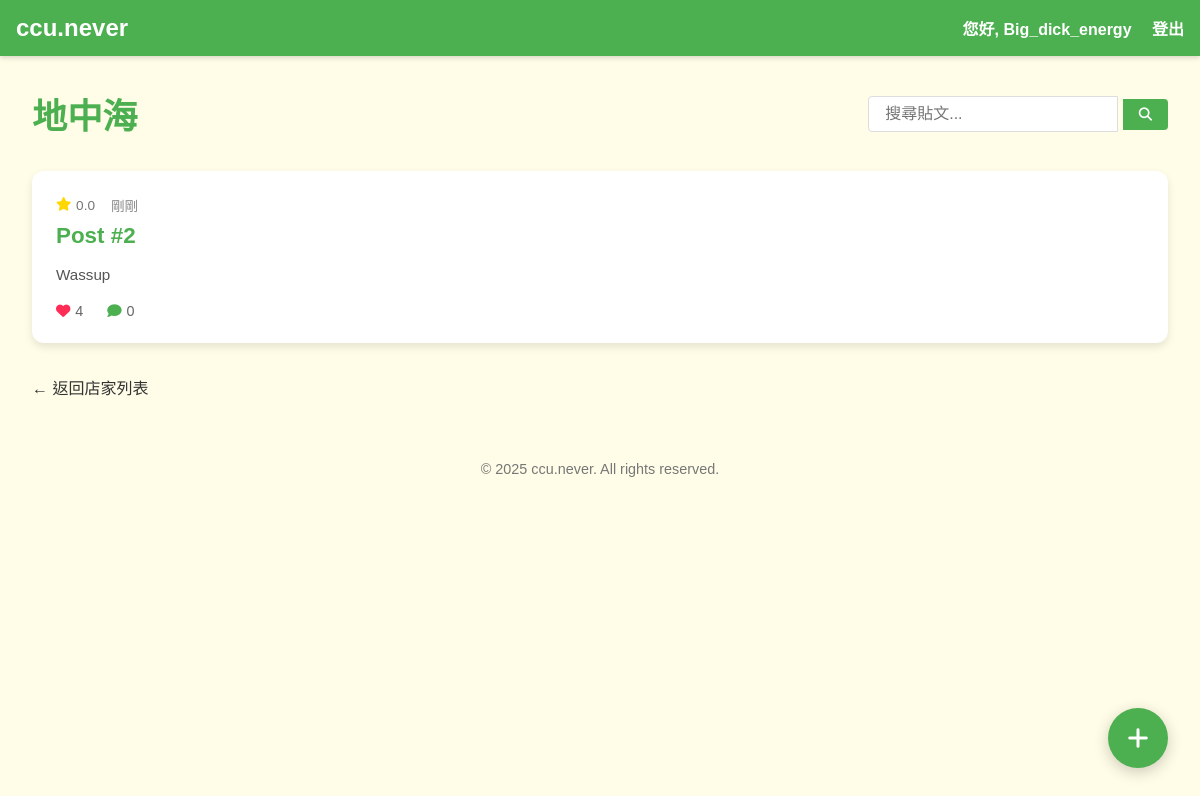
/establishment/2 (signed in), run on the app's committed database.
### app.py (models this page shows)
class Establishment(db.Model):
    id = db.Column(db.Integer, primary_key=True)
    name = db.Column(db.String(100), unique=True, nullable=False)

class Post(db.Model):
    id = db.Column(db.Integer, primary_key=True)
    establishment_id = db.Column(db.Integer, db.ForeignKey("establishment.id"), nullable=False)
    content = db.Column(db.Text, nullable=False)
    likes = db.Column(db.Integer, default=0)
    establishment = db.relationship("Establishment", backref=db.backref("posts", lazy=True))
    @property
    def title(self):
        return f"Post #{self.id}"
    @property
    def rating(self):
        return 0.0
    @property
    def comment_count(self):
        return Comment.query.filter_by(post_id=self.id).count()
    @property
    def time_since(self):
        now = datetime.utcnow()
        return "剛剛"

### app.py (the view)
@app.route("/establishment/<int:est_id>")
def show_establishment(est_id):
    establishment = Establishment.query.get_or_404(est_id)
    posts = Post.query.filter_by(establishment_id=est_id).order_by(Post.likes.desc()).all()
    search_query = request.args.get('search', '')
    if search_query:
        posts = [p for p in posts if search_query.lower() in p.content.lower()]
    return render_template("establishment.html", establishment=establishment, posts=posts, search_query=search_query)

### templates/establishment.html (shortened to what this page needs)
<!DOCTYPE html>
<html lang="zh-TW">
  <head>
    <link rel="stylesheet" href="{{ url_for('static', filename='styles/main.css') }}">
    <link rel="stylesheet" href="https://cdnjs.cloudflare.com/ajax/libs/font-awesome/6.4.0/css/all.min.css">
  </head>
  <body>
    <nav class="navbar">
      <a href="{{ url_for('home') }}" class="logo">ccu.never</a>
      <div class="nav-links">
        {% if session['user_id'] %}
          <span>您好, {{ session['username'] }}</span>
          <a href="{{ url_for('logout') }}">登出</a>
        {% else %}
          <a href="{{ url_for('login') }}">登入</a>
          <a href="{{ url_for('register') }}">註冊</a>
        {% endif %}
      </div>
    </nav>
    <button id="create-post-btn" class="floating-button" aria-label="新增貼文">
      <i class="fas fa-plus"></i>
    </button>
    <div class="establishment-container">
      <div class="establishment-header">
        <h1>{{ establishment.name }}</h1>
        <div class="post-search">
          <form action="{{ url_for('show_establishment', est_id=establishment.id) }}" method="GET">
            <input type="text" name="search" placeholder="搜尋貼文..." value="{{ search_query }}">
            <button type="submit"><i class="fas fa-search"></i></button>
          </form>
        </div>
      </div>
      <div class="posts-container">
        {% if posts %}
          <div class="posts-list">
            {% for post in posts %}
              <div class="post-card" data-post-id="{{ post.id }}">
                <div class="post-meta-info">
                  <div class="post-rating">
                    <i class="fas fa-star"></i> <span>{{ post.rating }}</span>
                  </div>
                  <div class="post-time">{{ post.time_since }}</div>
                </div>
                <h3 class="post-title">{% if post.title %}{{ post.title }}{% else %}Post #{{ post.id }}{% endif %}</h3>
                <div class="post-preview">
                  <p>{{ post.content[:100] }}{% if post.content|length > 100 %}...{% endif %}</p>
                </div>
                <div class="post-stats">
                  <div class="post-likes">
                    <i class="fas fa-heart"></i> <span>{{ post.likes }}</span>
                  </div>
                  <div class="post-comments">
                    <i class="fas fa-comment"></i> <span>{{ post.comment_count }}</span>
                  </div>
                </div>
              </div>
            {% endfor %}
          </div>
        {% else %}
          <div class="no-posts">
            <p>目前沒有關於此店家的評論。成為第一個分享體驗的人！</p>
          </div>
        {% endif %}
      </div>
      <div class="back-link">
        <a href="{{ url_for('list_establishments') }}" class="btn-back">← 返回店家列表</a>
      </div>
    </div>
    <footer>
      <p>© 2025 ccu.never. All rights reserved.</p>
    </footer>
  </body>
</html>

### static/styles/main.css (style rules this page uses)
* { box-sizing: border-box; }
html, body { margin: 0; padding: 0; font-family: "Noto Sans TC", "Microsoft JhengHei", sans-serif; color: #333; }
body { background-color: #FFFDE7; min-height: 100vh; overflow-y: scroll; }
:root { --color-primary: #FFC107; --color-secondary: #4CAF50; --color-bg: #F5F5F5; --color-accent: #FF5722; --color-text-dark: #333; --color-text-light: #fff; --navbar-height: 56px; --card-shadow: 0 4px 8px rgba(0, 0, 0, 0.1); --card-radius: 12px; --heart-color: #ff2d55; }
.navbar { position: sticky; top: 0; width: 100%; z-index: 999; display: flex; justify-content: space-between; align-items: center; background: var(--color-secondary); padding: 0.75rem 1rem; box-shadow: 0 2px 5px rgba(0, 0, 0, 0.15); height: var(--navbar-height); }
.navbar .logo { font-size: 1.5rem; font-weight: bold; color: var(--color-text-light); text-decoration: none; }
.navbar .nav-links a, .navbar .nav-links span { color: var(--color-text-light); text-decoration: none; margin-left: 1rem; font-weight: 600; }
footer { padding: 1rem; text-align: center; font-size: 0.9rem; color: #777; margin-top: 0; }
.establishment-container { max-width: 1200px; margin: 0 auto; padding: 2rem; }
.establishment-header { display: flex; justify-content: space-between; align-items: center; margin-bottom: 2rem; flex-wrap: wrap; }
.establishment-header h1 { color: var(--color-secondary); margin: 0; font-size: 2.2rem; }
.post-search { display: flex; align-items: center; }
.post-search input { padding: 0.5rem 1rem; border: 1px solid #ddd; border-radius: 4px 0 0 4px; font-size: 1rem; width: 250px; }
.post-search button { background: var(--color-secondary); color: white; border: none; padding: 0.5rem 1rem; border-radius: 0 4px 4px 0; cursor: pointer; }
.posts-container { display: grid; gap: 2rem; }
.posts-list { display: grid; gap: 1.5rem; }
.post-card { background: white; border-radius: var(--card-radius); box-shadow: var(--card-shadow); padding: 1.5rem; transition: transform 0.3s, box-shadow 0.3s; }
.post-title { margin: 0; font-size: 1.3rem; color: var(--color-secondary); }
.back-link { margin-top: 2rem; }
.btn-back { color: var(--color-text-dark); text-decoration: none; display: inline-flex; align-items: center; gap: 0.5rem; transition: color 0.3s; }
.floating-button { position: fixed; bottom: 2rem; right: 2rem; width: 60px; height: 60px; border-radius: 50%; background: var(--color-secondary); color: white; display: flex; align-items: center; justify-content: center; font-size: 1.5rem; box-shadow: 0 4px 15px rgba(0, 0, 0, 0.2); border: none; cursor: pointer; z-index: 990; transition: transform 0.3s, background-color 0.3s; }
.post-card { position: relative; padding: 1.5rem; cursor: pointer; }
.post-meta-info { display: flex; align-items: center; gap: 1rem; margin-bottom: 0.5rem; font-size: 0.85rem; color: #777; }
.post-rating { display: flex; align-items: center; gap: 0.3rem; }
.post-rating i { color: #FFD700; }
.post-time { color: #888; }
.post-title { font-size: 1.4rem; margin: 0.5rem 0 0.8rem; color: var(--color-secondary); }
.post-preview { font-size: 0.95rem; margin-bottom: 1rem; color: #555; line-height: 1.5; }
.post-stats { display: flex; align-items: center; gap: 1.5rem; font-size: 0.9rem; color: #666; }
.post-likes, .post-comments { display: flex; align-items: center; gap: 0.3rem; }
.post-likes i { color: var(--heart-color); }
.post-comments i { color: var(--color-secondary); }

### data on the page
Establishment: name "地中海"
Post: rating "0.0", time_since "剛剛", title "Post #2", content "Wassup", likes "4", comment_count "0"

### other printed values
{{ session['username'] }} "Big_dick_energy"
